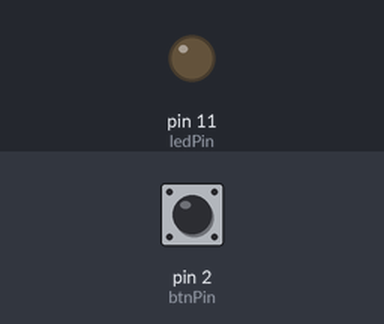
Bench run of a sketch on a simulated Arduino Uno, built with avr-gcc and run on an emulated ATmega328P. On the bench: output pins drawn as LEDs (lit = HIGH). Dashed ring = blinking. The test bench sets the inputs (shaded band); at power-on: pin 2 (btnPin) HIGH.

Above: at 1.2 s.
1.3 s: pin 2 (btnPin) pulled LOW for 0.15 s
At 1.55 s:
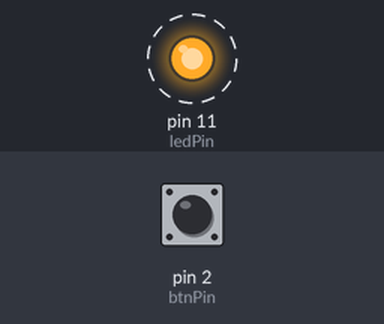
4.3 s: pin 2 (btnPin) pulled LOW for 1 s
At 4.55 s:
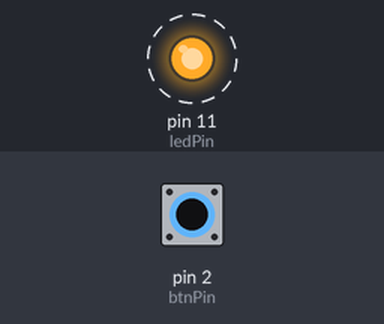
7.3 s: pin 2 (btnPin) pulled LOW for 3.2 s
At 14.3 s:
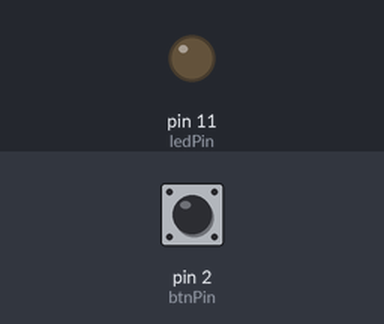
Timing chart, 0 to 15.8 s (numbered marks = the images above; inputs shaded):
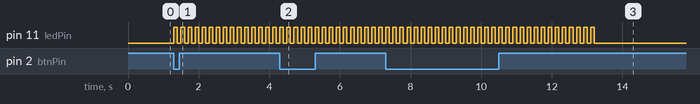

Measured:
- after the input at 1.3 s, pin 11 (ledPin): alternates HIGH for 0.10 s and LOW for 0.10 s, starting at once
- after the input at 4.3 s, pin 11 (ledPin): alternates HIGH for 0.10 s and LOW for 0.10 s, starting at once
- after the input at 7.3 s, pin 11 (ledPin): alternates HIGH for 0.10 s and LOW for 0.10 s, 60 changes in all, then stays LOW, starting at once

The sketch:

led_with_button_3.ino
```cpp
int ledPin=11;            //pin 11 controls LED
int btnPin=2;             //pin 2 interfaces with BUTTON

volatile int state = LOW; // initial state LOW=off

void setup(){
  pinMode(ledPin, OUTPUT);//set LED pin as an OUTPUT-type
  pinMode(btnPin, INPUT); //set BUTTON pin as an INPUT-type
}

void loop(){
  if( digitalRead(btnPin) == LOW)       //detects if BUTTON is pressed
    for ( int i=0; i<15; i++ ){
      digitalWrite(ledPin, HIGH);        //Output control status LED to ON
      delay(100);
      digitalWrite(ledPin, LOW);        //Output control status LED to OFF
      delay(100);
    }
   else
      digitalWrite(ledPin, LOW);        //Output control status LED to OFF
}
```
